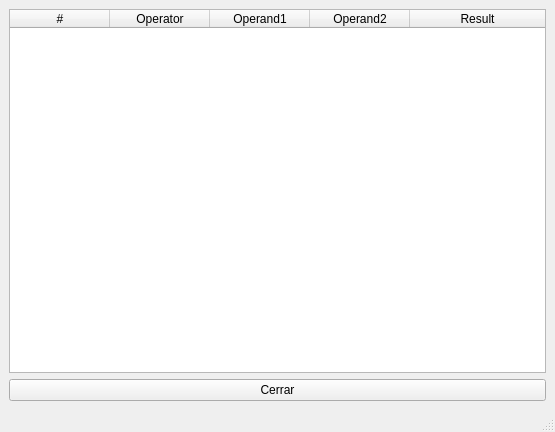
<?xml version="1.0" encoding="UTF-8"?>
<ui version="4.0">
 <class>QuadsWindow</class>
 <widget class="QMainWindow" name="QuadsWindow">
  <property name="geometry">
   <rect>
    <x>0</x>
    <y>0</y>
    <width>555</width>
    <height>432</height>
   </rect>
  </property>
  <property name="windowTitle">
   <string>QuadsWindow</string>
  </property>
  <widget class="QWidget" name="centralwidget">
   <layout class="QGridLayout" name="gridLayout">
    <item row="0" column="0">
     <widget class="QTableWidget" name="quadruplesTable">
      <attribute name="horizontalHeaderStretchLastSection">
       <bool>true</bool>
      </attribute>
      <column>
       <property name="text">
        <string>#</string>
       </property>
      </column>
      <column>
       <property name="text">
        <string>Operator</string>
       </property>
      </column>
      <column>
       <property name="text">
        <string>Operand1</string>
       </property>
      </column>
      <column>
       <property name="text">
        <string>Operand2</string>
       </property>
      </column>
      <column>
       <property name="text">
        <string>Result</string>
       </property>
      </column>
     </widget>
    </item>
    <item row="1" column="0">
     <widget class="QPushButton" name="closeButton">
      <property name="text">
       <string>Cerrar</string>
      </property>
     </widget>
    </item>
   </layout>
  </widget>
  <widget class="QMenuBar" name="menubar">
   <property name="geometry">
    <rect>
     <x>0</x>
     <y>0</y>
     <width>555</width>
     <height>33</height>
    </rect>
   </property>
  </widget>
  <widget class="QStatusBar" name="statusbar"/>
 </widget>
 <resources/>
 <connections/>
</ui>
